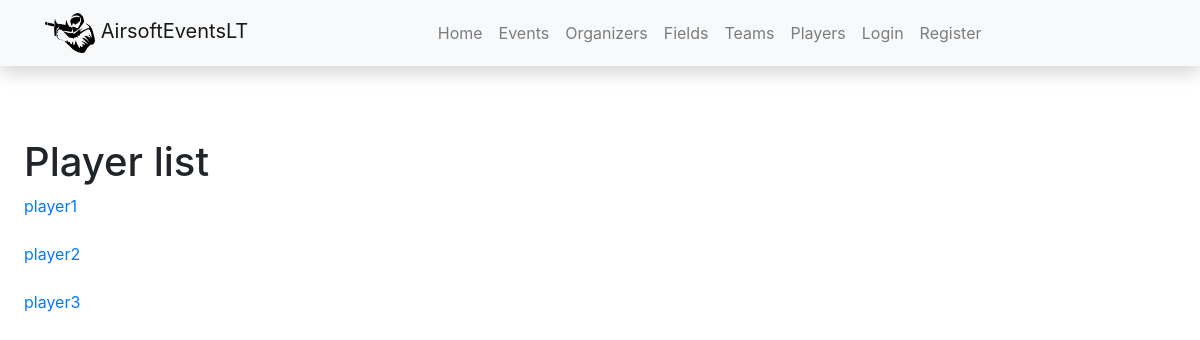
The app's page /teams/players/ with its own data.
### teams/models.py (models this page shows, shortened)
class Player(models.Model):
    profile = models.OneToOneField(Profile, related_name='player',on_delete=models.CASCADE, null=True, blank=True)
    n_name = models.CharField('Nickname of the player', max_length=150)
    picture = models.ImageField(default="profile_pics/defaulf.png", upload_to="profile_pics")
    team = models.ForeignKey("Team", related_name='team_players', on_delete=models.SET_NULL, null=True, default=Team.get_default_pk)
    games_played = models.IntegerField(null=True, blank=True)
    player_from = models.CharField('Town where player is from', max_length=150)
    date_of_birth = models.DateField(null=True, blank=True)
    team_leader = models.BooleanField(default=False)
    class Meta:
        verbose_name = _("Player")
        verbose_name_plural = _("Players")

### teams/views.py (the view)
# urls.py: path('players/', views.PlayerListView.as_view(), name='players'),
class PlayerListView(generic.ListView):
    model = Player
    context_object_name = 'players'
    template_name = 'players.html'

### teams/templates/players.html
{% extends "base.html" %}
{% load i18n %}
{% block content %}
<div class='indented'>
<h1>Player list</h1>
{% if players %}
<div>
    {% for player in players %}
    <a href={{ player.id }}><div> {{ player.n_name }} </div></a>
    <br>
    {% endfor %}
</div>
{% else %}
<div> No players yet </div>
{% endif %}
</div>
{% endblock %}

### events/static/css/styles.css (style rules this page uses)
.indented { padding-left: 5%; padding: 2%; }

### records on screen
Player: n_name "player1"
Player: n_name "player2"
Player: n_name "player3"
